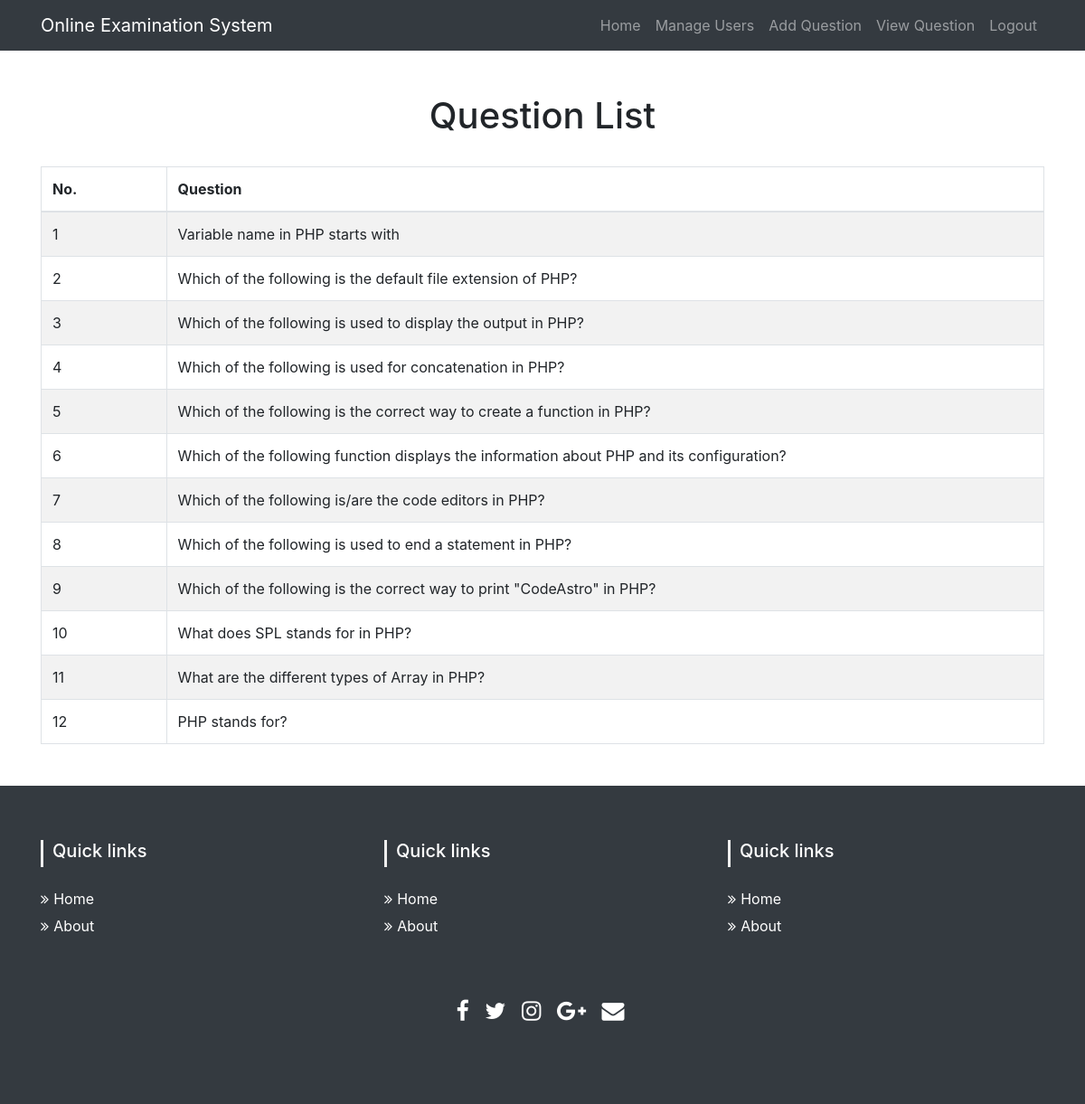
/admin/queslist.php (signed in), run on the app's committed database.
### tables this page shows
CREATE TABLE `tbl_ques` (
  `id` int(11) NOT NULL,
  `quesNo` int(11) NOT NULL,
  `ques` text NOT NULL
);

### lib/Database.php (called while the page is built, shortened)
<?php
Class Database{
	public $host   = DB_HOST;
	public $user   = DB_USER;
	public $pass   = DB_PASS;
	public $dbname = DB_NAME;
	public $link;
	private function connectDB(){
	$this->link = new mysqli($this->host, $this->user, $this->pass, $this->dbname);
 }
	public function select($query){
		$result = $this->link->query($query) or die($this->link->error.__LINE__);
		if($result->num_rows > 0){
			return $result;
		} else {
			return false;
		}
	}
}

### classes/Exam.php (called while the page is built, shortened)
<?php
$filepath = realpath(dirname(__FILE__));
include_once ($filepath.'/../lib/Database.php');
class Exam{
	private $db;
	public function __construct(){
		$this->db = new Database();
	}
 public function getqueData(){
   $query = "SELECT * FROM tbl_ques ORDER BY quesNo ASC";
   $result = $this->db->select($query);
   return $result;
 }
}
?>

### admin/queslist.php (the view, shortened to what this page needs)
<?php
    $filepath = realpath(dirname(__FILE__));
	include_once ($filepath.'/inc/header.php');
	include_once ($filepath.'/../classes/Exam.php');
	$exam = new Exam();
?>
    <div class="container">
        <div class="row">
            <div class="col-lg-12 text-center">
                <h1 class="mt-5">Question List</h1>
                <br/>
            </div>
            <div class="col-lg-12">
                <table class="table table-striped table-bordered table-hover">
                    <thead>
                    <tr>
                        <th width="10%">No.</th>
                        <th width="70%">Question</th>
                    </tr>
                    </thead>
                    <tbody>
                    <?php
                    $questionData = $exam->getqueData();
                    if ($questionData) {
                        $i = 0;
                        while ($result = $questionData->fetch_assoc()) {
                            $i++;
                            ?>
                            <tr>
                                <td><?php echo $i; ?></td>
                                <td><?php echo $result['ques']; ?></td>
                            </tr>
                        <?php } } ?>
                    </tbody>
                </table>
            </div>
        </div>
    </div>
<?php include '../inc/footer.php'; ?>

### admin/inc/header.php (shortened to what this page needs)
<?php
    include_once ("../lib/Database.php");
?>
<!doctype html>
<html>
<head>
    <link href="../vendor/bootstrap/css/bootstrap.min.css" rel="stylesheet">
    <link href="../css/footer.css" rel="stylesheet">
</head>
<body>
<nav class="navbar navbar-expand-lg navbar-dark bg-dark static-top">
    <div class="container">
        <a class="navbar-brand" href="/exam">Online Examination System</a>
        <div class="collapse navbar-collapse" id="navbarResponsive">
            <ul class="navbar-nav ml-auto">
                <li class="nav-item"><a class="nav-link" href="index.php">Home</a></li>
                <li class="nav-item"><a class="nav-link" href="users.php">Manage Users</a></li>
                <li class="nav-item"><a class="nav-link" href="quesadd.php">Add Question</a></li>
                <li class="nav-item"><a class="nav-link" href="queslist.php">View Question</a></li>
                <li class="nav-item"><a class="nav-link" href="?action=logout">Logout</a></li>
            </ul>
        </div>
    </div>
</nav>

### inc/footer.php (shortened to what this page needs)
</body>
	<section id="footer">
		<div class="container">
			<div class="row text-center text-xs-center text-sm-left text-md-left">
				<div class="col-xs-12 col-sm-4 col-md-4">
					<h5>Quick links</h5>
					<ul class="list-unstyled quick-links">
						<li><a href="javascript:void();"><i class="fa fa-angle-double-right"></i>Home</a></li>
						<li><a href="javascript:void();"><i class="fa fa-angle-double-right"></i>About</a></li>
					</ul>
				</div>
				<div class="col-xs-12 col-sm-4 col-md-4">
					<h5>Quick links</h5>
					<ul class="list-unstyled quick-links">
						<li><a href="javascript:void();"><i class="fa fa-angle-double-right"></i>Home</a></li>
						<li><a href="javascript:void();"><i class="fa fa-angle-double-right"></i>About</a></li>
					</ul>
				</div>
				<div class="col-xs-12 col-sm-4 col-md-4">
					<h5>Quick links</h5>
					<ul class="list-unstyled quick-links">
						<li><a href="javascript:void();"><i class="fa fa-angle-double-right"></i>Home</a></li>
						<li><a href="javascript:void();"><i class="fa fa-angle-double-right"></i>About</a></li>
					</ul>
				</div>
			</div>
			<div class="row">
				<div class="col-xs-12 col-sm-12 col-md-12 mt-2 mt-sm-5">
					<ul class="list-unstyled list-inline social text-center">
						<li class="list-inline-item"><a href="javascript:void();"><i class="fa fa-facebook"></i></a></li>
						<li class="list-inline-item"><a href="javascript:void();"><i class="fa fa-twitter"></i></a></li>
						<li class="list-inline-item"><a href="javascript:void();"><i class="fa fa-instagram"></i></a></li>
						<li class="list-inline-item"><a href="javascript:void();"><i class="fa fa-google-plus"></i></a></li>
						<li class="list-inline-item"><a href="javascript:void();" target="_blank"><i class="fa fa-envelope"></i></a></li>
					</ul>
				</div>
			</div>
			<div class="row">
				<div class="col-xs-12 col-sm-12 col-md-12 mt-2 mt-sm-2 text-center text-white">
                    </div>
			</div>
		</div>
	</section>

### css/footer.css (style rules this page uses)
section { padding: 60px 0; margin-top: 30px; }
#footer { background: #343a40 !important; }
#footer h5 { padding-left: 10px; border-left: 3px solid #eeeeee; padding-bottom: 6px; margin-bottom: 20px; color: #ffffff; }
#footer a { color: #ffffff; text-decoration: none !important; background-color: transparent; -webkit-text-decoration-skip: objects; }
#footer ul.social li { padding: 3px 0; }
#footer ul.social li a i { margin-right: 5px; font-size: 25px; -webkit-transition: 0.5s all ease; -moz-transition: 0.5s all ease; transition: 0.5s all ease; }
#footer ul.social li a, #footer ul.quick-links li a { color: #ffffff; }
#footer ul.quick-links li { padding: 3px 0; -webkit-transition: 0.5s all ease; -moz-transition: 0.5s all ease; transition: 0.5s all ease; }
#footer ul.quick-links li a i { margin-right: 5px; }

### data on the page
tbl_ques: ques "Variable name in PHP starts with"
tbl_ques: ques "Which of the following is the default file extension of PHP?"
tbl_ques: ques "Which of the following is used to display the output in PHP?"
tbl_ques: ques "Which of the following is used for concatenation in PHP?"
tbl_ques: ques "Which of the following is the correct way to create a function in PHP?"
tbl_ques: ques "Which of the following function displays the information about PHP and its configuration?"
tbl_ques: ques "Which of the following is/are the code editors in PHP?"
tbl_ques: ques "Which of the following is used to end a statement in PHP?"
tbl_ques: ques "Which of the following is the correct way to print \"CodeAstro\" in PHP?"
tbl_ques: ques "What does SPL stands for in PHP?"
tbl_ques: ques "What are the different types of Array in PHP?"
tbl_ques: ques "PHP stands for?"
